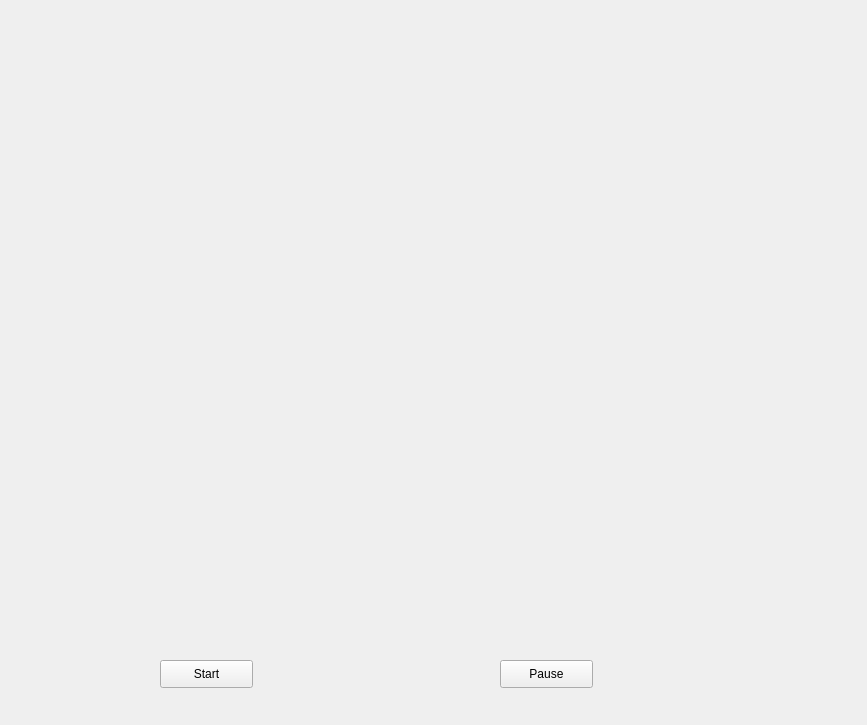
<?xml version="1.0" encoding="UTF-8"?>
<ui version="4.0">
 <class>Widget</class>
 <widget class="QWidget" name="Widget">
  <property name="geometry">
   <rect>
    <x>0</x>
    <y>0</y>
    <width>867</width>
    <height>725</height>
   </rect>
  </property>
  <property name="windowTitle">
   <string>Widget</string>
  </property>
  <widget class="QLabel" name="label">
   <property name="geometry">
    <rect>
     <x>190</x>
     <y>20</y>
     <width>371</width>
     <height>561</height>
    </rect>
   </property>
   <property name="text">
    <string/>
   </property>
   <property name="scaledContents">
    <bool>true</bool>
   </property>
  </widget>
  <widget class="QPushButton" name="startButton">
   <property name="geometry">
    <rect>
     <x>160</x>
     <y>660</y>
     <width>93</width>
     <height>28</height>
    </rect>
   </property>
   <property name="text">
    <string>Start</string>
   </property>
  </widget>
  <widget class="QPushButton" name="pauseButton">
   <property name="geometry">
    <rect>
     <x>500</x>
     <y>660</y>
     <width>93</width>
     <height>28</height>
    </rect>
   </property>
   <property name="text">
    <string>Pause</string>
   </property>
  </widget>
 </widget>
 <resources/>
 <connections/>
</ui>
